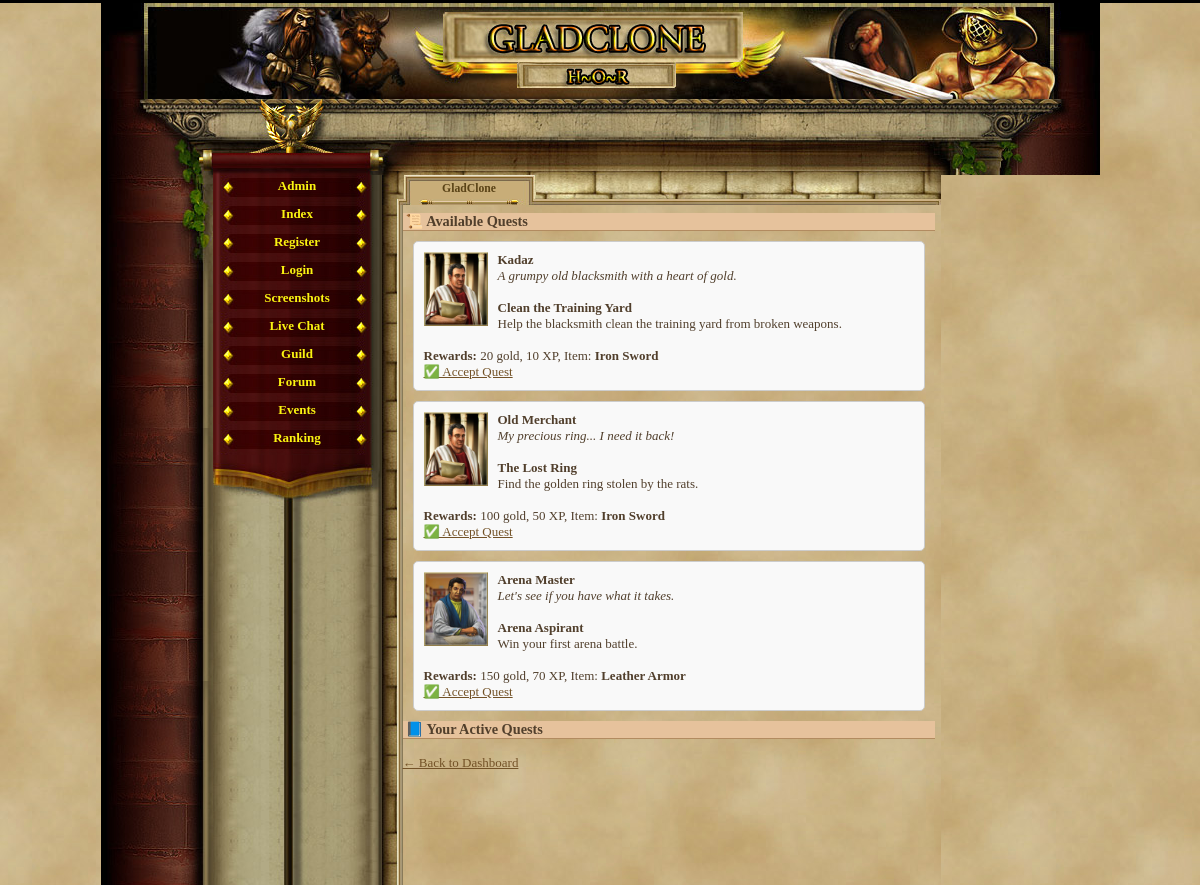
The page /quest.php (signed in) on the database its author committed.
### tables this page shows
CREATE TABLE `quests` (
  `id` int(11) NOT NULL AUTO_INCREMENT,
  `previous_quest_id` int(11) DEFAULT NULL,
  `title` varchar(255) NOT NULL,
  `description` text NOT NULL,
  `npc_image` varchar(255) NOT NULL,
  `npc_description` text NOT NULL,
  `required_level` int(11) NOT NULL,
  `gold_reward` int(11) NOT NULL,
  `exp_reward` int(11) NOT NULL,
  `reward_item_id` int(11) DEFAULT NULL,
  `is_repeatable` tinyint(1) NOT NULL DEFAULT '0',
  `npc_name` varchar(255) NOT NULL DEFAULT 'Unknown NPC',
  PRIMARY KEY (`id`)
);

CREATE TABLE `items` (
  `id` int(11) NOT NULL AUTO_INCREMENT,
  `name` varchar(50) NOT NULL,
  `description` text,
  `type` varchar(20) NOT NULL,
  `attack_bonus` int(11) DEFAULT '0',
  `defense_bonus` int(11) DEFAULT '0',
  `sell_value` int(11) NOT NULL DEFAULT '10',
  `value` int(11) NOT NULL DEFAULT '0',
  `price` int(11) NOT NULL DEFAULT '0',
  `image` varchar(255) DEFAULT 'default.png',
  `slot` varchar(20) NOT NULL DEFAULT 'misc',
  `dex_bonus` int(11) DEFAULT '0',
  `level_required` int(11) DEFAULT '1',
  `effect_type` varchar(10) DEFAULT 'NULL',
  `target_attr` varchar(20) DEFAULT NULL,
  `effect_value` int(11) DEFAULT '0',
  `duration` int(11) DEFAULT '0',
  PRIMARY KEY (`id`)
);

### quest.php (the view, shortened to what this page needs)
<?php
require_once('var/ustawienia.php');
require_once('gora_strony.php');
require_once('menu_l.php');
$player_id = $_SESSION['id'];
echo "<h2>📜 Available Quests</h2>";
$player_stmt = $conn->prepare("SELECT nivel FROM gracze WHERE id = ?");
$player_stmt->bind_param("i", $player_id);
$player_stmt->execute();
$player_result = $player_stmt->get_result();
$player_data = $player_result->fetch_assoc();
$level = $player_data['nivel'];
$result = $conn->query("SELECT * FROM quests WHERE required_level <= $level");
while ($row = $result->fetch_assoc()) {
    echo "<div style='border:1px solid #ccc;padding:10px;margin:10px;border-radius:5px;background:#f9f9f9'>";
    echo "<img src='images/npc/{$row['npc_image']}' width='64' style='float:left;margin-right:10px'>";
    echo "<strong>{$row['npc_name']}</strong><br>";
    echo "<em>{$row['npc_description']}</em><br><br>";
    echo "<strong>{$row['title']}</strong><br>";
    echo "{$row['description']}<br><br>";
    echo "<strong>Rewards:</strong> {$row['gold_reward']} gold, {$row['exp_reward']} XP";
    if ($row['reward_item_id']) {
        $item_id = $row['reward_item_id'];
        $item_query = $conn->prepare("SELECT name FROM items WHERE id = ?");
        $item_query->bind_param("i", $item_id);
        $item_query->execute();
        $item_result = $item_query->get_result();
        $item_data = $item_result->fetch_assoc();
        $item_name = $item_data ? $item_data['name'] : "Unknown Item";
        echo ", Item: <strong>{$item_name}</strong>";
    }
    echo "<br><a href='quest.php?accept={$row['id']}'>✅ Accept Quest</a>";
    echo "<div style='clear:both'></div></div>";
}
echo "<h2>📘 Your Active Quests</h2>";
?>
<br><a href="index.php">← Back to Dashboard</a>

### game_05.css (style rules this page uses)
body, html { margin: 0; padding: 0; font-family:"Palatino Linotype", "Times New Roman", Times, serif; text-align: center; color: #513F2C; background-color: #000; font-size:16px; }
h2 { text-align:left; border-bottom:1px solid #b28b60; color:#513F2C; background-color:#e6c29c; margin:8px 0px 0px 0px; padding-left:3px; font-size:1.1em; }
a { -moz-user-focus: none; -moz-outline: none; outline: none; }
#content a { color:#735227; }

### quest.php (style rules this page uses)
body { background-image: url('images/papierus.jpg'); }

### rows shown on the page
quests: npc_image (picture), npc_name "Kadaz", npc_description "A grumpy old blacksmith with a heart of gold.", title "Clean the Training Yard", description "Help the blacksmith clean the training yard from broken weapons.", gold_reward "20", exp_reward "10", items.name "Iron Sword"
quests: npc_image (picture), npc_name "Old Merchant", npc_description "My precious ring... I need it back!", title "The Lost Ring", description "Find the golden ring stolen by the rats.", gold_reward "100", exp_reward "50", items.name "Iron Sword"
quests: npc_image (picture), npc_name "Arena Master", npc_description "Let's see if you have what it takes.", title "Arena Aspirant", description "Win your first arena battle.", gold_reward "150", exp_reward "70", items.name "Leather Armor"
